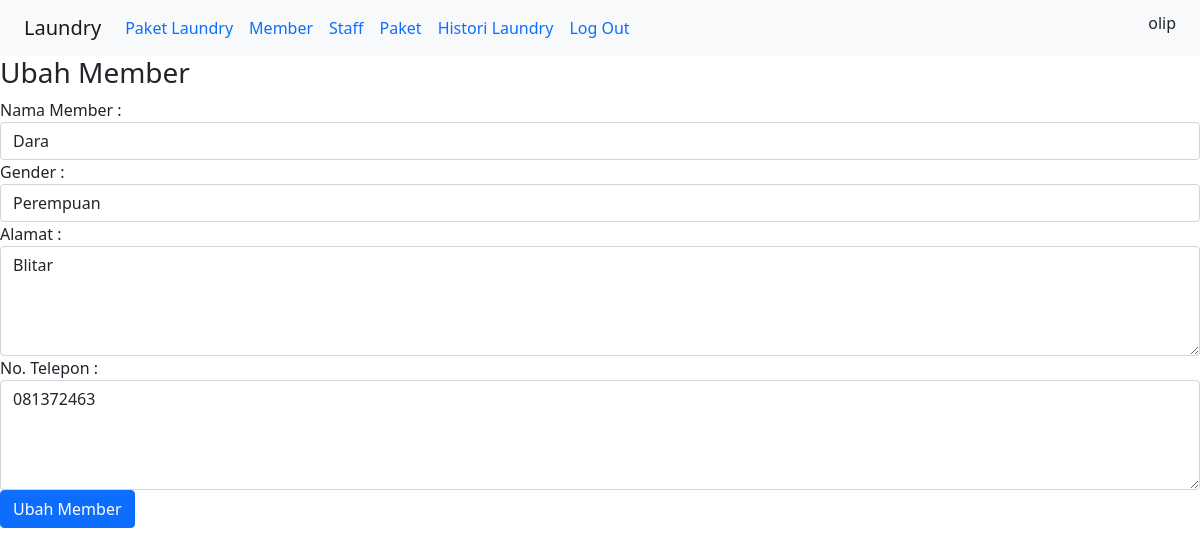
The app's page /ubah_member.php?id=1 (signed in) with its own data.
### tables this page shows
CREATE TABLE `member` (
  `id` int(11) NOT NULL,
  `nama` varchar(100) DEFAULT NULL,
  `alamat` text DEFAULT NULL,
  `jenis_kelamin` enum('Laki-laki','Perempuan') DEFAULT NULL,
  `telfon` varchar(15) DEFAULT NULL
);

### ubah_member.php (the view, shortened to what this page needs)
<?php
    include "header.php";
?>
<?php
    if($_SESSION['role']=='admin'){
?>
<!DOCTYPE html>
<html>
    <head>
        <link href="https://cdn.jsdelivr.net/npm/bootstrap@5.0.1/dist/css/bootstrap.min.css" rel="stylesheet">
    </head>
    <body>
        <?php
            include "connect.php";
            $qry_get_member=mysqli_query($connect,"SELECT * from member where id = '".$_GET['id']."'");
            $dt_member=mysqli_fetch_array($qry_get_member);
        ?>
        <h3>Ubah Member</h3>
        <form action="proses_ubah_member.php" method="post">
            Nama Member :
                <input type="text" name="nama" value=   "<?=$dt_member['nama']?>" class="form-control">
            Gender :
                <?php
                    $arr_gender=array('Laki-laki'=>'Laki-laki','Perempuan'=>'Perempuan');
                ?>
                <select name="jenis_kelamin" class="form-control">
                    <?php foreach ($arr_gender as $key_gender => $val_gender):
                        if($key_gender==$dt_member['jenis_kelamin']){
                            $selek="selected";
                        } else {
                            $selek="";
                        }
                    ?>
                    <option value="<?=$key_gender?>" <?=$selek?>><?=$val_gender?></option>
                    <?php endforeach ?>
                 </select>
            Alamat :
                 <textarea name="alamat" class="form-control" rows="4"><?=$dt_member['alamat']?></textarea>
            No. Telepon :
                <textarea name="telfon" class="form-control" rows="4"><?=$dt_member['telfon']?></textarea>
                <input type="submit" name="simpan" value="Ubah Member" class="btn btn-primary">
        </form>
    </body>
</html>
<?php
    }
?>

### records on screen
member: nama "Dara", alamat "Blitar", telfon "081372463"

### other values on screen
$_SESSION['nama'] "olip"
form field jenis_kelamin "Perempuan"
